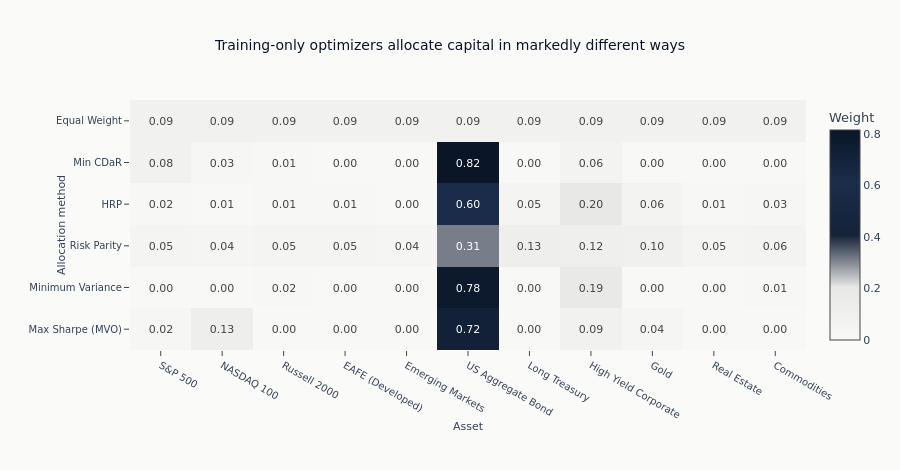

This figure's notebook cell:
### Markdown cell above
The heatmap shows where each method puts capital. The same symbol order drives both axes
and values, so an optimizer's internal dictionary order cannot relabel an asset.

### Code cell
fig = go.Figure(
    data=go.Heatmap(
        z=weight_matrix,
        x=[ETF_UNIVERSE[symbol] for symbol in SYMBOLS],
        y=method_names,
        colorscale=ml4t_palette(5)[::-1],
        zmin=0,
        zmax=float(weight_matrix.max()),
        text=np.round(weight_matrix, 2),
        texttemplate="%{text:.2f}",
        colorbar=dict(title="Weight"),
    )
)
fig.update_layout(
    title="Training-only optimizers allocate capital in markedly different ways",
    xaxis_title="Asset",
    yaxis_title="Allocation method",
    height=470,
    margin=dict(l=130, b=120, r=40),
)
fig.show()

### Figure 1 — Plotly figure (JSON) as saved in the notebook; plotly's stock layout.template omitted (floating-point values rounded to 4 significant figures)
{"data": [{"colorbar": {"title": {"text": "Weight"}}, "colorscale": [[0.0, "#F8F8F6"], [0.25, "#e8e8e6"], [0.5, "#152238"], [0.75, "#1a2d4a"], [1.0, "#0a1628"]], "text": [[0.02, 0.13, 0.0, 0.0, 0.0, 0.72, 0.0, 0.09, 0.04, 0.0, 0.0], [0.0, 0.0, 0.02, 0.0, 0.0, 0.78, 0.0, 0.19, 0.0, 0.0, 0.01], [0.05, 0.04, 0.05, 0.05, 0.04, 0.31, 0.13, 0.12, 0.1, 0.05, 0.06], [0.02, 0.01, 0.01, 0.01, 0.0, 0.6, 0.05, 0.2, 0.06, 0.01, 0.03], [0.08, 0.03, 0.01, 0.0, 0.0, 0.82, 0.0, 0.06, 0.0, 0.0, 0.0], [0.09, 0.09, 0.09, 0.09, 0.09, 0.09, 0.09, 0.09, 0.09, 0.09, 0.09]], "texttemplate": "%{text:.2f}", "type": "heatmap", "x": ["S&P 500", "NASDAQ 100", "Russell 2000", "EAFE (Developed)", "Emerging Markets", "US Aggregate Bond", "Long Treasury", "High Yield Corporate", "Gold", "Real Estate", "Commodities"], "y": ["Max Sharpe (MVO)", "Minimum Variance", "Risk Parity", "HRP", "Min CDaR", "Equal Weight"], "z": [[0.01972, 0.1336, 1.486e-08, 1.688e-08, 3.101e-08, 0.7183, 1.024e-07, 0.09132, 0.03712, 6.199e-08, 6.334e-08], [1.581e-07, 1.659e-09, 0.01859, 3.277e-09, 5.905e-10, 0.777, 3.426e-10, 0.1916, 1.06e-09, 5.336e-10, 0.01286], [0.05225, 0.04296, 0.04855, 0.05017, 0.03562, 0.3133, 0.1305, 0.1165, 0.09565, 0.04984, 0.06466], [0.01695, 0.005738, 0.007708, 0.01442, 0.004792, 0.6013, 0.04571, 0.2031, 0.05988, 0.009441, 0.03098], [0.08324, 0.02852, 0.01472, 3.953e-14, 2.522e-13, 0.8155, 1.445e-13, 0.05807, 7.899e-14, 5.942e-14, 7.601e-13], [0.09091, 0.09091, 0.09091, 0.09091, 0.09091, 0.09091, 0.09091, 0.09091, 0.09091, 0.09091, 0.09091]], "zmax": 0.8155, "zmin": 0}], "layout": {"height": 470, "margin": {"b": 120, "l": 130, "r": 40}, "title": {"text": "Training-only optimizers allocate capital in markedly different ways"}, "xaxis": {"title": {"text": "Asset"}}, "yaxis": {"title": {"text": "Allocation method"}}}}
